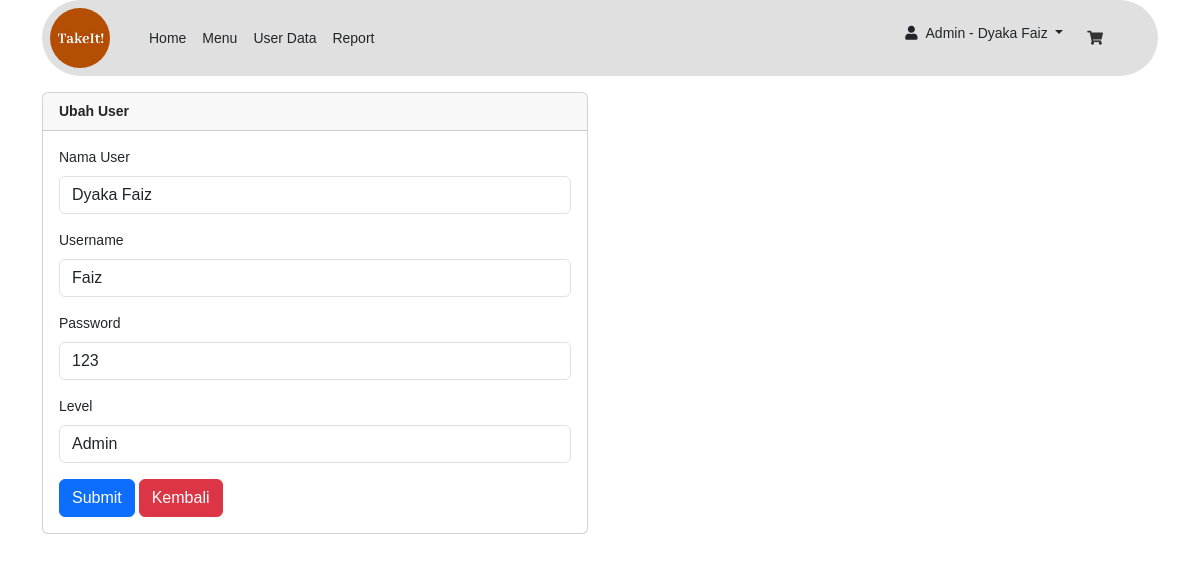
The page /dashboard/index.php?ubah_user=26 (signed in) on the database its author committed.
### tables this page shows
CREATE TABLE `tb_user` (
  `id_user` int(11) NOT NULL,
  `username` varchar(128) NOT NULL,
  `password` varchar(128) NOT NULL,
  `nama_user` varchar(128) NOT NULL,
  `id_level` int(1) NOT NULL
);

CREATE TABLE `tb_level` (
  `id_level` int(11) NOT NULL,
  `level` varchar(128) NOT NULL
);

### dashboard/admin/ubah_user.php (the view)
<?php
$id = $_GET['ubah_user'];
$query = "SELECT * FROM tb_user WHERE id_user='$id'";
$sql = mysqli_query($kon, $query);
$data = mysqli_fetch_array($sql);
$sql2 = mysqli_query($kon, "SELECT * FROM tb_level");
?>
<div class="container mt-3">
	<div class="row">
		<div class="col-lg-6">
			<div class="card">
				<div class="card-header">
					<strong>Ubah User</strong>
				</div>
				<div class="card-body">
					<form action="fungsi/ubahUser.php?id_user=<?= $data['id_user'] ?>" method="post" enctype="multipart/form-data">
						<div class="form-group">
							<label class="form-label" for="nama_user">Nama User</label>
							<input type="text" class="form-control" id="nama_user" name="nama_user" value="<?= $data['nama_user'] ?>">
						</div>
						<div class="form-group">
							<label class="form-label" for="username">Username</label>
							<input type="text" class="form-control" id="username" name="username" value="<?= $data['username'] ?>">
						</div>
						<div class="form-group">
							<label class="form-label" for="password">Password</label>
							<input type="text" class="form-control" id="password" name="password" value="<?= $data['password'] ?>">
						</div>
						<div class="form-group">
							<label class="form-label" for="id_level">Level</label>
							<select name="id_level" id="id_level" class="form-control">
								<?php foreach ($sql2 as $level) : ?>
									<option value="<?= $level['id_level'] ?>" <?= $data['id_level'] == $level['id_level'] ? 'selected' : '' ?>>
										<?= $level['level'] ?>
									</option>
								<?php endforeach ?>
							</select>
						</div>
						<button type="submit" class="btn btn-primary">Submit</button>
						<button type="button" class="btn btn-danger" onclick="history.back()">Kembali</button>
					</form>
				</div>
			</div>
		</div>
	</div>
</div>

### dashboard/assets/css/custom.css (style rules this page uses)
body { font-size: 0.875rem; font-family: Helvetica, Arial, sans-serif; background-color: #fff; color: #333; }

### rows shown on the page
tb_user: nama_user "Dyaka Faiz", username "Faiz", password "123", id_level "Admin"

### other values the page prints
$_SESSION['level'] "Admin"
$_SESSION['nama_user'] "Dyaka Faiz"
